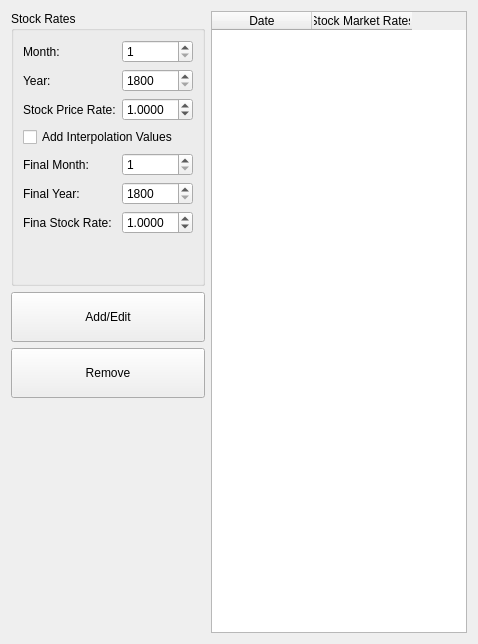
       <widget class="QWidget" name="Tab_Stock">
        <attribute name="title">
         <string>Stock</string>
        </attribute>
        <layout class="QGridLayout" name="gridLayout_19">
         <item row="0" column="0">
          <widget class="QGroupBox" name="groupBox_9">
           <property name="title">
            <string>Stock Rates</string>
           </property>
           <layout class="QGridLayout" name="gridLayout_18">
            <item row="0" column="0">
             <widget class="QLabel" name="label_29">
              <property name="text">
               <string>Month:</string>
              </property>
             </widget>
            </item>
            <item row="1" column="1">
             <widget class="QSpinBox" name="Spin_Stock_Year">
              <property name="minimum">
               <number>1800</number>
              </property>
              <property name="maximum">
               <number>9999</number>
              </property>
             </widget>
            </item>
            <item row="0" column="1">
             <widget class="QSpinBox" name="Spin_Stock_Month">
              <property name="minimum">
               <number>1</number>
              </property>
              <property name="maximum">
               <number>12</number>
              </property>
             </widget>
            </item>
            <item row="2" column="0">
             <widget class="QLabel" name="label_30">
              <property name="text">
               <string>Stock Price Rate:</string>
              </property>
             </widget>
            </item>
            <item row="1" column="0">
             <widget class="QLabel" name="label_31">
              <property name="text">
               <string>Year:</string>
              </property>
             </widget>
            </item>
            <item row="11" column="0">
             <spacer name="verticalSpacer_15">
              <property name="orientation">
               <enum>Qt::Vertical</enum>
              </property>
              <property name="sizeHint" stdset="0">
               <size>
                <width>20</width>
                <height>40</height>
               </size>
              </property>
             </spacer>
            </item>
            <item row="2" column="1">
             <widget class="QDoubleSpinBox" name="Spin_Stock_Rate">
              <property name="decimals">
               <number>4</number>
              </property>
              <property name="singleStep">
               <double>0.010000000000000</double>
              </property>
              <property name="value">
               <double>1.000000000000000</double>
              </property>
             </widget>
            </item>
            <item row="9" column="1">
             <widget class="QDoubleSpinBox" name="Spin_Stock_Interpolate_Rate">
              <property name="decimals">
               <number>4</number>
              </property>
              <property name="singleStep">
               <double>0.010000000000000</double>
              </property>
              <property name="value">
               <double>1.000000000000000</double>
              </property>
             </widget>
            </item>
            <item row="3" column="0" colspan="2">
             <widget class="QCheckBox" name="Check_Stock_Interpolate">
              <property name="text">
               <string>Add Interpolation Values</string>
              </property>
             </widget>
            </item>
            <item row="5" column="1">
             <widget class="QSpinBox" name="Spin_Stock_Interpolate_Year">
              <property name="minimum">
               <number>1800</number>
              </property>
              <property name="maximum">
               <number>9999</number>
              </property>
             </widget>
            </item>
            <item row="9" column="0">
             <widget class="QLabel" name="label_78">
              <property name="text">
               <string>Fina Stock Rate:</string>
              </property>
             </widget>
            </item>
            <item row="4" column="0">
             <widget class="QLabel" name="label_76">
              <property name="text">
               <string>Final Month:</string>
              </property>
             </widget>
            </item>
            <item row="4" column="1">
             <widget class="QSpinBox" name="Spin_Stock_Interpolate_Month">
              <property name="minimum">
               <number>1</number>
              </property>
              <property name="maximum">
               <number>12</number>
              </property>
             </widget>
            </item>
            <item row="5" column="0">
             <widget class="QLabel" name="label_77">
              <property name="text">
               <string>Final Year:</string>
              </property>
             </widget>
            </item>
           </layout>
          </widget>
         </item>
         <item row="0" column="1" rowspan="4">
          <widget class="QTableWidget" name="Table_Stock">
           <column>
            <property name="text">
             <string>Date</string>
            </property>
           </column>
           <column>
            <property name="text">
             <string>Stock Market Rates</string>
            </property>
           </column>
          </widget>
         </item>
         <item row="1" column="0">
          <widget class="QPushButton" name="Button_Stock_AddEdit">
           <property name="minimumSize">
            <size>
             <width>0</width>
             <height>50</height>
            </size>
           </property>
           <property name="text">
            <string>Add/Edit</string>
           </property>
          </widget>
         </item>
         <item row="2" column="0">
          <widget class="QPushButton" name="Button_Stock_Remove">
           <property name="minimumSize">
            <size>
             <width>0</width>
             <height>50</height>
            </size>
           </property>
           <property name="text">
            <string>Remove</string>
           </property>
          </widget>
         </item>
         <item row="3" column="0">
          <spacer name="verticalSpacer_16">
           <property name="orientation">
            <enum>Qt::Vertical</enum>
           </property>
           <property name="sizeHint" stdset="0">
            <size>
             <width>20</width>
             <height>235</height>
            </size>
           </property>
          </spacer>
         </item>
        </layout>
       </widget>
